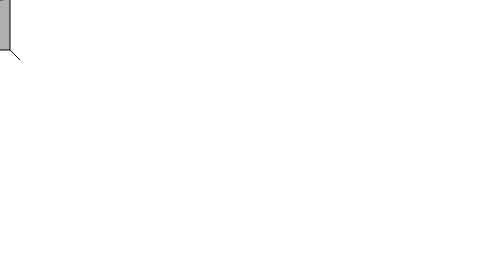
Frame 1 (no input)
Frame 60 (no input): identical to frame 1, image omitted
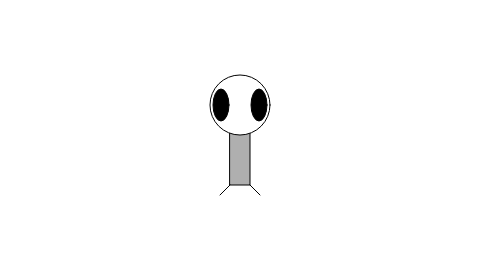
Frame 120 (the mouse pressed at the canvas centre since frame 60)

The p5.js sketch that drew these frames (run headless with seeded random() and noise() and a simulated clock; from frame 60 on, the mouse is pressed at the canvas centre):

// p5.js sketch
// ── sketch.js
// Learning Processing
// Daniel Shiffman
// http://www.learningprocessing.com

// Exercise 3-4: Complete Zoog so that the 
// rest of its body moves with the mouse.

function setup() {
  createCanvas(480, 270);  // Set the size of the window
}

function draw() {
  background(255);  // Draw a white background 
  
  // Set ellipses and rects to CENTER mode
  ellipseMode(CENTER);
  rectMode(CENTER); 
  
  // Draw Zoog's body
  stroke(0);
  fill(175);
  // Zoog's body is drawn at the location (mouseX, mouseY).
  rect(mouseX,mouseY,20,100);

  // Draw Zoog's head
  stroke(0);
  fill(255);
  // Zoog's head is drawn above the body at the location (mouseX, mouseY - 30).
  ellipse(mouseX,mouseY-30,60,60); 

  // Draw Zoog's eyes
  fill(0); 
  ellipse(mouseX-19,mouseY-30,16,32); 
  ellipse(mouseX+19,mouseY-30,16,32);

  // Draw Zoog's legs
  stroke(0);
  line(mouseX-10,mouseY+50,mouseX-20,mouseY+60);
  line(mouseX+10,mouseY+50,mouseX+20,mouseY+60);
}
